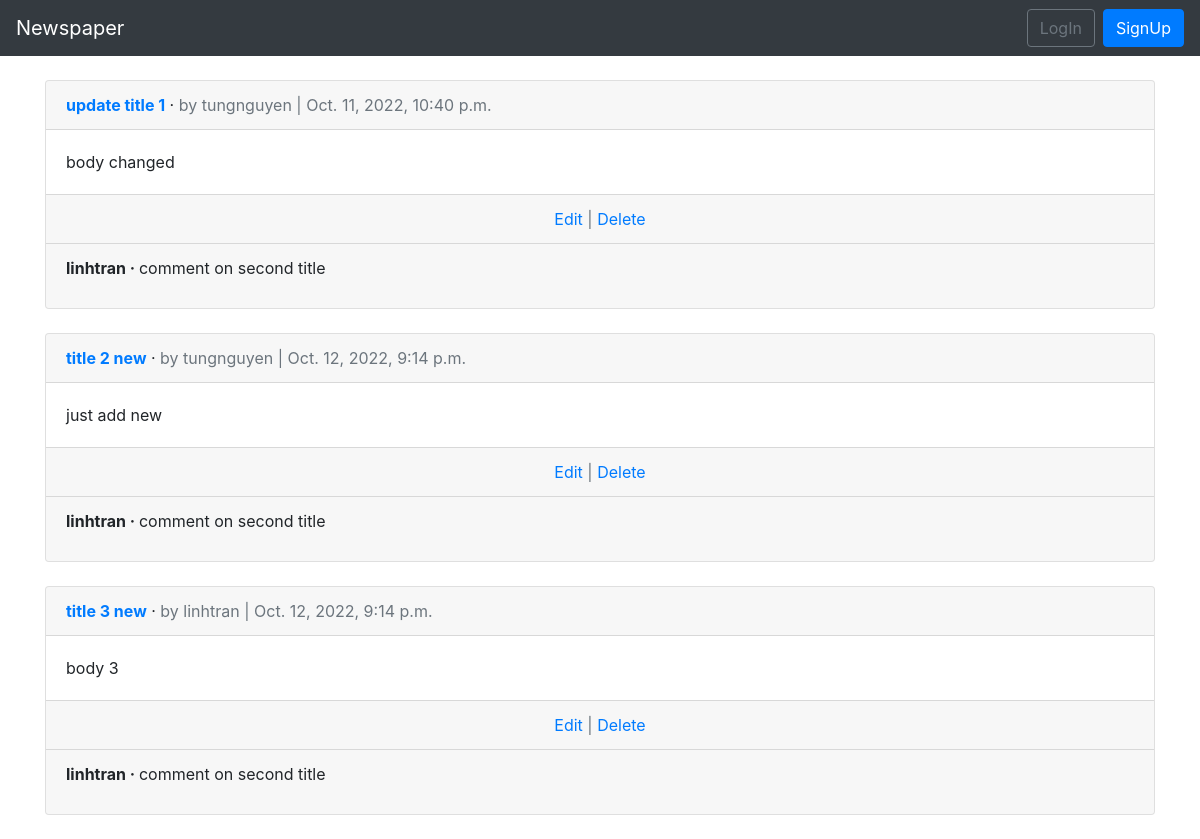
The app's page /articles/ with its own data.
### articles/models.py (models this page shows, shortened)
class Articles(models.Model):
    title=models.CharField(max_length=255)
    body= models.TextField(max_length=200, blank=True, default=None)
    date=models.DateTimeField(default=timezone.now)
    author=models.ForeignKey(get_user_model(), on_delete=models.CASCADE,)

class Comment(models.Model):
    article=models.ForeignKey(Articles, on_delete= models.CASCADE,related_name='comments')
    comment=models.CharField(max_length=200)
    author = models.ForeignKey(get_user_model(), on_delete= models.CASCADE)
    def __str__(self):
        return self.comment

### users/models.py (models this page shows)
class CustomUser(AbstractUser):
    age=models.PositiveIntegerField(null=True,blank=True)
    def __str__(self):
        return str(self.username)

### articles/views.py (the view)
# urls.py: path('',AriticleListView,name='article_list'),
def AriticleListView(request):
    model=Articles.objects.all()
    comments=Comment.objects.all()
    context={'model':model,'comments':comments}
    return render (request,'articles/article_list.html',context)

### templates/articles/article_list.html (shortened to what this page needs)
{% extends 'base.html' %}
{% block content %}
{% for article in model %}
<div class="card">
    <div class="card-header">
        <a href="{% url 'article_detail' article.id %}" class="font-weight-bold">{{ article.title}}</a> &middot;
        <span class="text-muted">by {{article.author}} | {{article.date}}</span>
    </div>
    <div class="card-body">{{article.body}}</div>
    <div class="card-footer text-center text-muted">
        <a href="{% url 'article_edit' article.id %}">Edit</a> | <a href="{% url 'article_delete' article.id %}">Delete</a>
    </div>
    <div class="card-footer">
        {%for comment in comments%}
        <p>
            <span class="font-weight-bold">{{comment.author}} &middot; </span>
            {{comment}}
        </p>
        {% endfor %}
    </div>
</div>
<br>
{% endfor %}
{% endblock content %}

### templates/base.html (shortened to what this page needs)
<!DOCTYPE html>
<html lang="en">
<head>
    <link rel="stylesheet" href="https://cdn.jsdelivr.net/npm/bootstrap@4.3.1/dist/css/bootstrap.min.css">
</head>
<body>
    <nav class="navbar navbar-expand-md navbar-dark bg-dark mb-4">
        <a class="navbar-brand" href="{% url 'home' %}">Newspaper</a>
    <div class="collapse navbar-collapse" id="navbarCollapse">
        {%if user.is_authenticated %}
        <ul class="navbar-nav ml-auto">
            <li class="nav-item">
                <a class="nav-link dropdown-toggle" href="#" id="userMenu" data-toggle="dropdown" aria-haspopup="true" aria-expanded="false">
                    {{user.username}}
                </a>
            <div class="dropdown-menu dropdown-menu-right" aria-labelledby="userMenu">
                <a href="{% url 'password-change' %}" > Change Password</a>
            <div class="dropdown-divider" ></div>
                <a href="{% url 'logout'%}" class="dropdown-item">Logout</a>
            </div>
            </li>
        </ul>
        {% else %}
        <form action=""class="form-inline ml-auto">
            <a href="{% url 'login' %}" class="btn btn-outline-secondary">LogIn</a>
            <a href="{% url 'signup' %}" class="btn btn-primary ml-2">SignUp</a>
        </form>
        {% endif %}
    </div>
    </nav>
    <div class="container">
        {% block content %}
        {% endblock content%}
    </div>
</body>
</html>

### records on screen
Articles: title "update title 1", author "tungnguyen", date "Oct. 11, 2022, 10:40 p.m.", body "body changed"
Comment: author "linhtran", comment "comment on second title"
Articles: title "title 2 new", author "tungnguyen", date "Oct. 12, 2022, 9:14 p.m.", body "just add new"
Articles: title "title 3 new", author "linhtran", date "Oct. 12, 2022, 9:14 p.m.", body "body 3"
